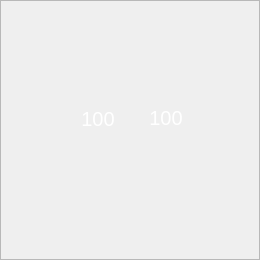
<?xml version="1.0" encoding="UTF-8"?>
<ui version="4.0">
 <class>YlzsPlate</class>
 <widget class="QWidget" name="YlzsPlate">
  <property name="geometry">
   <rect>
    <x>0</x>
    <y>0</y>
    <width>260</width>
    <height>260</height>
   </rect>
  </property>
  <property name="windowTitle">
   <string>Form</string>
  </property>
  <widget class="PlateFrame" name="frame">
   <property name="geometry">
    <rect>
     <x>0</x>
     <y>0</y>
     <width>260</width>
     <height>260</height>
    </rect>
   </property>
   <property name="styleSheet">
    <string notr="true">background-image: url(:/pic/表1.png);</string>
   </property>
   <property name="frameShape">
    <enum>QFrame::StyledPanel</enum>
   </property>
   <property name="frameShadow">
    <enum>QFrame::Plain</enum>
   </property>
   <property name="lineWidth">
    <number>0</number>
   </property>
   <widget class="QLabel" name="l_label">
    <property name="geometry">
     <rect>
      <x>68</x>
      <y>106</y>
      <width>60</width>
      <height>25</height>
     </rect>
    </property>
    <property name="font">
     <font>
      <pointsize>15</pointsize>
     </font>
    </property>
    <property name="styleSheet">
     <string notr="true">color: rgb(255, 255, 255);</string>
    </property>
    <property name="text">
     <string>100</string>
    </property>
    <property name="alignment">
     <set>Qt::AlignCenter</set>
    </property>
   </widget>
   <widget class="QLabel" name="r_label">
    <property name="geometry">
     <rect>
      <x>136</x>
      <y>105</y>
      <width>60</width>
      <height>25</height>
     </rect>
    </property>
    <property name="font">
     <font>
      <pointsize>15</pointsize>
     </font>
    </property>
    <property name="styleSheet">
     <string notr="true">color: rgb(255, 255, 255);</string>
    </property>
    <property name="text">
     <string>100</string>
    </property>
    <property name="alignment">
     <set>Qt::AlignCenter</set>
    </property>
   </widget>
  </widget>
 </widget>
 <customwidgets>
  <customwidget>
   <class>PlateFrame</class>
   <extends>QFrame</extends>
   <header>plateframe.h</header>
   <container>1</container>
  </customwidget>
 </customwidgets>
 <resources/>
 <connections/>
</ui>
